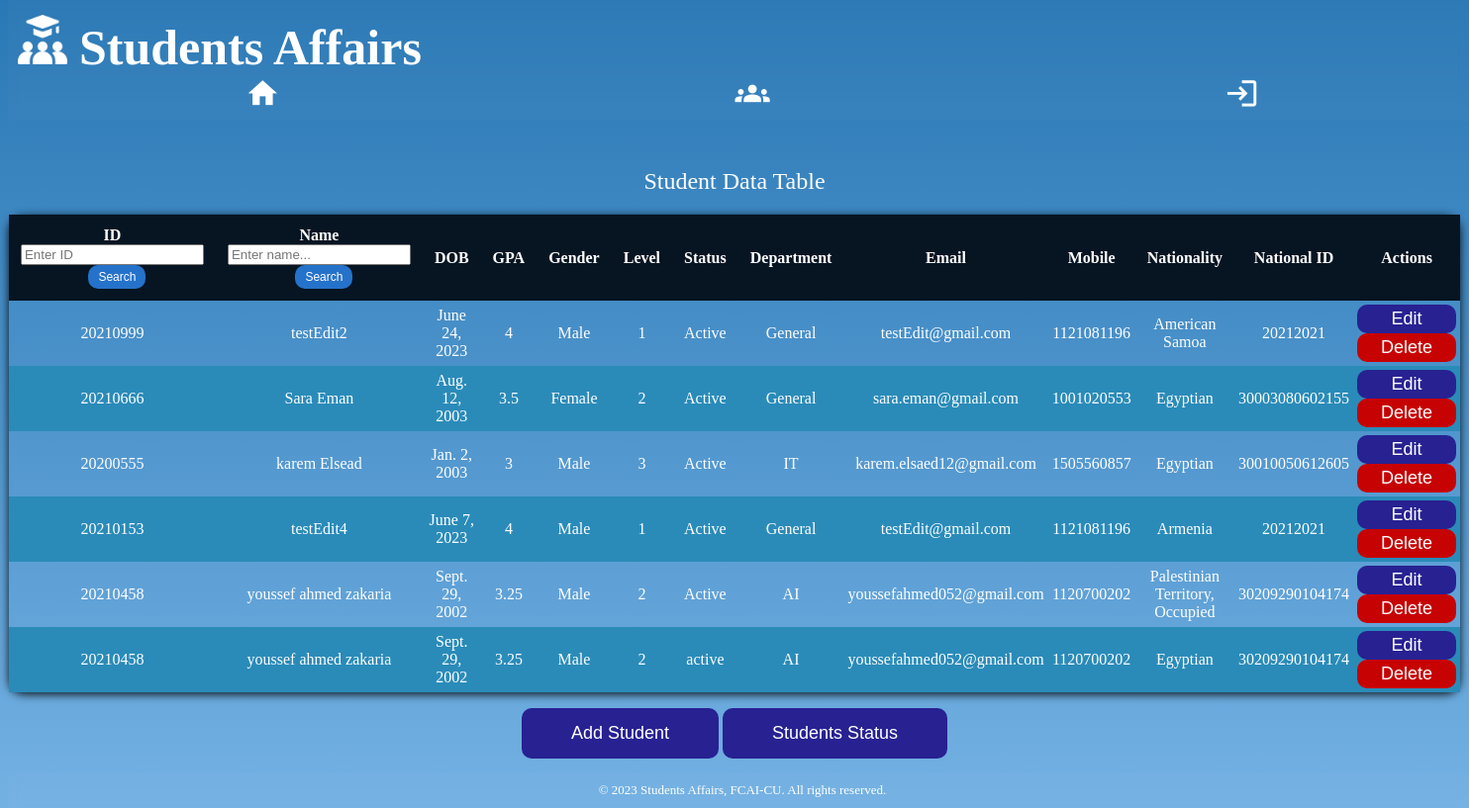
The page /dash_board/ on the database as committed earlier.
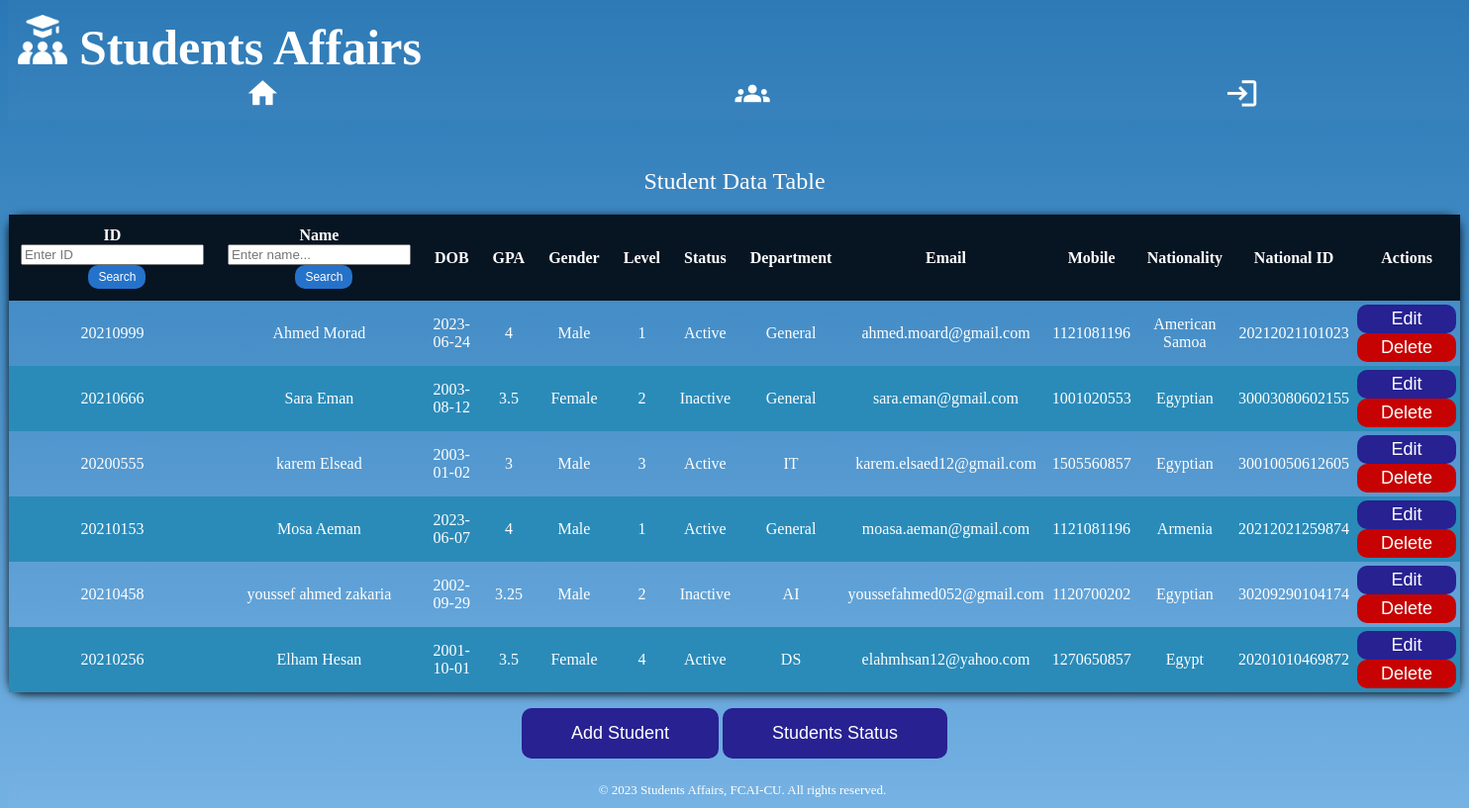
The same page on the database as committed later.
### student/models.py (models this page shows, shortened)
class Data_Student(models.Model):
    StuID = models.IntegerField()
    StuName = models.CharField(max_length=255)
    DOB = models.CharField(max_length=255)
    GPA = models.CharField(max_length=255)
    Gender = models.CharField(max_length=255)
    level = models.IntegerField()
    Status = models.CharField(max_length=255)
    Department = models.CharField(max_length=255)
    Email = models.CharField(max_length=255)
    Mobile = models.IntegerField()
    Nationality = models.CharField(max_length=255)
    NationalityID = models.IntegerField(null=True)

### student/views.py (the view)
# urls.py: path('dash_board/', views.dashboard_view, name='dashboard'),
def dashboard_view(request):
    students = Data_Student.objects.all()
    return render(request, 'DashBoard.html', {'students': students})

### student/templates/DashBoard.html (shortened to what this page needs)
{% extends 'base.html'%}
{% load static %}
{% block content %}
<table class="std-table">
    <caption>Student Data Table<br></caption>
    <thead class="header-info">
        <tr>
            <th class="form-in-table">ID
                <input type="number" id="search_Id" name="search_Id" placeholder="Enter ID" required>
                <button id="search_Id-btn">Search</button>
            </th>
            <th class="form-in-table">Name
                <input type="text" id="search_Name" name="search_Name" placeholder="Enter name..." required>
                <button id="search_Name-btn">Search</button>
            </th>
            <th>DOB</th>
            <th>GPA</th>
            <th>Gender</th>
            <th>Level</th>
            <th>Status</th>
            <th>Department</th>
            <th>Email</th>
            <th>Mobile</th>
            <th>Nationality</th>
            <th>National ID</th>
            <th>Actions</th>
        </tr>
    </thead>
    <tbody class="records">
        {% for student in students %}
        <tr>
            <td>{{ student.StuID }}</td>
            <td>{{ student.StuName}}</td>
            <td>{{ student.DOB }}</td>
            <td>{{ student.GPA }}</td>
            <td>{{ student.Gender }}</td>
            <td>{{ student.level }}</td>
            <td>{{ student.Status }}</td>
            <td>{{ student.Department }}</td>
            <td>{{ student.Email }}</td>
            <td>{{ student.Mobile }}</td>
            <td>{{ student.Nationality }}</td>
            <td>{{ student.NationalityID }}</td>
            <td><button class="button-edit" data-index="{{ student.id }}">Edit</button>
                <button class="button-delete" data-index="{{ student.StuID }}">Delete</button>
            </td>
        </tr>
        {% endfor %}
    </tbody>
</table>
<div class="add-status-buttons">
    <a href="/add_student"><button>Add Student</button></a>
    <a href="/in_acitve_student"><button>Students Status</button></a>
</div>
{% endblock content %}

### student/templates/base.html (shortened to what this page needs)
{% load static %}
<!DOCTYPE html>
<html lang="en">
<head>
    <link rel="stylesheet" href="{% static 'style.css' %}">
</head>
<body>
    {% include 'nav.html' %}
    {% block content %}
    {% endblock content %}
    {% include 'footer.html' %}
</body>
</html>

### student/templates/nav.html
{% load static %}
<div class="header-nav-container">
    <header>
        <img class="icon" src="{% static 'icon.png' %}" alt="">
        <h1 class="project-heading">Students Affairs</h1>
    </header>
    <nav>
        <ul id="nav">
        </ul>
    </nav>
</div>

### student/templates/footer.html
<p id="footer">&copy; 2023 Students Affairs, FCAI-CU. All rights reserved.</p>

### student/static/style.css (style rules this page uses)
html { background-image: linear-gradient(to bottom, #2978b5, #4e94cc, #74b1e3); background-repeat: no-repeat; background-attachment: fixed; }
body { height: 100%; display: flex; flex-direction: column; color: #ffffff; font-family: "Microsoft Sans Serif"; margin-top: 150px; margin-bottom: 50px; }
.icon { filter: invert(100%); width: 50px; margin-top: 5px; display: inline; }
.project-heading { margin: 8px; font-size: 50px; display: inline; padding-bottom: 5px; }
nav ul { list-style-type: none; display: flex; flex-direction: row; justify-content: space-around; overflow: hidden; width: 100%; height: 100%; font-size: 16px; font-family: sans-serif; margin: 0; padding: 0; }
a { text-decoration: none; color: #ffffff; }
.header-nav-container { background-color: #ffffff05; backdrop-filter: blur(5px); -webkit-backdrop-filter: blur(25px); position: fixed; width: 100%; top: 0; justify-content: space-between; align-items: center; padding: 10px; z-index: 9999; }
table { margin-left: auto; margin-right: auto; margin-bottom: 16px; text-align: center; width: 70%; border-collapse: collapse; box-shadow: 0 2px 10px rgba(0, 0, 0, 0.9); border-radius: 15px; }
caption { margin: 20px; font-size: x-large; }
thead { background-color: #2d3e50; color: #ffffff; }
th { background-color: #071422; color: #ffffff; text-align: center; padding: 12px; }
.std-table td { padding: 4px; text-align: center; }
tr:nth-child(even) { background-color: #2a8bb9; }
button { display: inline; background-color: #272192; color: #ffffff; padding: 15px 50px; border: none; border-radius: 10px; cursor: pointer; margin: 0 auto; font-size: large; transition: background-color 0.3s ease-in-out; }
.button-edit, .button-delete { color: #ffffff; padding: 4px 16px; border: none; border-radius: 10px; cursor: pointer; width: 100px }
.button-edit { background-color: #272192; }
.button-delete { background-color: #c70202; }
.add-status-buttons, .back { text-align: center; }
#search_Id-btn, #search_Name-btn { margin-left: 10px; padding: 5px 10px; font-size: 12px; background-color: #2572ca; }
#footer { background-color: #ffffff05; backdrop-filter: blur(5px); -webkit-backdrop-filter: blur(25px); position: fixed; bottom: 0; width: 100%; color: #ffffff; text-align: center; margin-top: 3px; margin-bottom: 0px; padding-top: 10px; padding-bottom: 10px; font-size: small; }

Rows that differ between the two databases and show on the page:
removed Data_Student: StuID "20210458", StuName "youssef ahmed zakaria", DOB "Sept. 29, 2002", GPA "3.25", Gender "Male", level "2", Status "Active", Department "AI", Email "youssefahmed052@gmail.com", Mobile "1120700202", Nationality "Palestinian Territory, Occupied", NationalityID "30209290104174"
changed Data_Student "American Samoa": StuName "testEdit2" → "Ahmed Morad"; DOB "June 24, 2023" → "2023-06-24"; Email "testEdit@gmail.com" → "ahmed.moard@gmail.com"; NationalityID "20212021" → "20212021101023"
changed Data_Student "Sara Eman": DOB "Aug. 12, 2003" → "2003-08-12"; Status "Active" → "Inactive"
computed for Data_Student "karem Elsead": DOB "Jan. 2, 2003" → "2003-01-02"
changed Data_Student "Armenia": StuName "testEdit4" → "Mosa Aeman"; DOB "June 7, 2023" → "2023-06-07"; Email "testEdit@gmail.com" → "moasa.aeman@gmail.com"; NationalityID "20212021" → "20212021259874"
changed Data_Student "youssef ahmed zakaria": DOB "Sept. 29, 2002" → "2002-09-29"; Status "active" → "Inactive"
added Data_Student: StuID "20210256", StuName "Elham Hesan", DOB "2001-10-01", GPA "3.5", Gender "Female", level "4", Status "Active", Department "DS", Email "elahmhsan12@yahoo.com", Mobile "1270650857", Nationality "Egypt", NationalityID "20201010469872"
